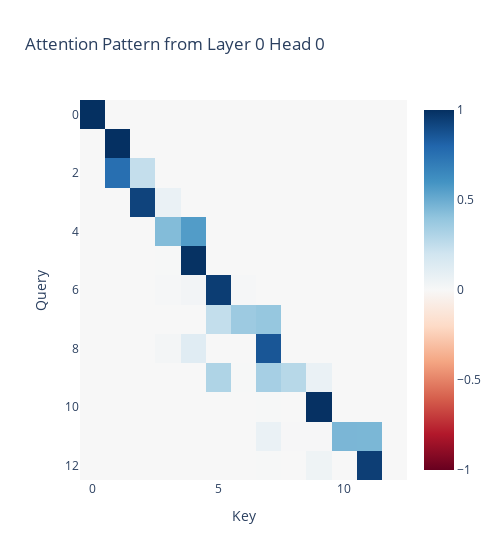

The code cell stored with this chart in its notebook:
### Markdown cell above
# Analysis of QK Circuit

### Code cell
plot.imshow(
    cache['pattern', 0][0, 0], 
    x=np.arange(seq_length-1),
    y=np.arange(seq_length-1),
    title="Attention Pattern from Layer 0 Head 0",
    xaxis = "Key",
    yaxis = "Query",
    width=500
)

### Figure 1 — Plotly figure (JSON) as saved in the notebook; plotly's stock layout.template omitted (floating-point values rounded to 4 significant figures; data arrays with more than 128 entries replaced by an {"elided": "..."} marker saying what was removed)
{"data": [{"coloraxis": "coloraxis", "hovertemplate": "x: %{x}<br>y: %{y}<br>color: %{z}<extra></extra>", "name": "0", "type": "heatmap", "x": [0, 1, 2, 3, 4, 5, 6, 7, 8, 9, 10, 11, 12], "xaxis": "x", "y": [0, 1, 2, 3, 4, 5, 6, 7, 8, 9, 10, 11, 12], "yaxis": "y", "z": {"elided": "13x13 float values"}}], "layout": {"coloraxis": {"cmid": 0, "colorscale": [[0, "rgb(103,0,31)"], [0.1, "rgb(178,24,43)"], [0.2, "rgb(214,96,77)"], [0.3, "rgb(244,165,130)"], [0.4, "rgb(253,219,199)"], [0.5, "rgb(247,247,247)"], [0.6, "rgb(209,229,240)"], [0.7, "rgb(146,197,222)"], [0.8, "rgb(67,147,195)"], [0.9, "rgb(33,102,172)"], [1, "rgb(5,48,97)"]]}, "title": {"text": "Attention Pattern from Layer 0 Head 0"}, "width": 500, "xaxis": {"anchor": "y", "domain": [0, 1], "title": {"text": "Key"}}, "yaxis": {"anchor": "x", "autorange": "reversed", "domain": [0, 1], "title": {"text": "Query"}}}}
